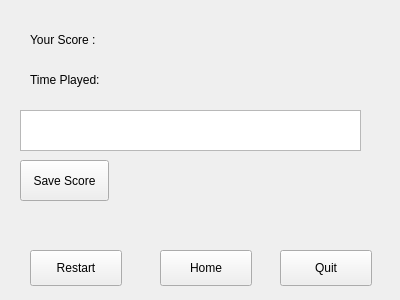
<?xml version="1.0" encoding="UTF-8"?>
<ui version="4.0">
 <class>Gameover</class>
 <widget class="QWidget" name="Gameover">
  <property name="geometry">
   <rect>
    <x>0</x>
    <y>0</y>
    <width>400</width>
    <height>300</height>
   </rect>
  </property>
  <property name="windowTitle">
   <string>Form</string>
  </property>
  <widget class="QPushButton" name="pushButton">
   <property name="geometry">
    <rect>
     <x>30</x>
     <y>250</y>
     <width>92</width>
     <height>36</height>
    </rect>
   </property>
   <property name="text">
    <string>Restart</string>
   </property>
  </widget>
  <widget class="QPushButton" name="pushButton_2">
   <property name="geometry">
    <rect>
     <x>160</x>
     <y>250</y>
     <width>92</width>
     <height>36</height>
    </rect>
   </property>
   <property name="text">
    <string>Home</string>
   </property>
  </widget>
  <widget class="QPushButton" name="pushButton_3">
   <property name="geometry">
    <rect>
     <x>280</x>
     <y>250</y>
     <width>92</width>
     <height>36</height>
    </rect>
   </property>
   <property name="text">
    <string>Quit</string>
   </property>
  </widget>
  <widget class="QLabel" name="label">
   <property name="geometry">
    <rect>
     <x>30</x>
     <y>30</y>
     <width>91</width>
     <height>20</height>
    </rect>
   </property>
   <property name="text">
    <string>Your Score :</string>
   </property>
  </widget>
  <widget class="QLabel" name="label_2">
   <property name="geometry">
    <rect>
     <x>220</x>
     <y>30</y>
     <width>63</width>
     <height>20</height>
    </rect>
   </property>
   <property name="text">
    <string/>
   </property>
  </widget>
  <widget class="QLabel" name="label_3">
   <property name="geometry">
    <rect>
     <x>30</x>
     <y>70</y>
     <width>91</width>
     <height>20</height>
    </rect>
   </property>
   <property name="text">
    <string>Time Played:</string>
   </property>
  </widget>
  <widget class="QLabel" name="label_4">
   <property name="geometry">
    <rect>
     <x>220</x>
     <y>70</y>
     <width>63</width>
     <height>20</height>
    </rect>
   </property>
   <property name="text">
    <string/>
   </property>
  </widget>
  <widget class="QTextEdit" name="textEdit">
   <property name="geometry">
    <rect>
     <x>20</x>
     <y>110</y>
     <width>341</width>
     <height>41</height>
    </rect>
   </property>
  </widget>
  <widget class="QPushButton" name="pushButton_4">
   <property name="geometry">
    <rect>
     <x>20</x>
     <y>160</y>
     <width>89</width>
     <height>41</height>
    </rect>
   </property>
   <property name="text">
    <string>Save Score</string>
   </property>
  </widget>
 </widget>
 <resources/>
 <connections/>
</ui>
